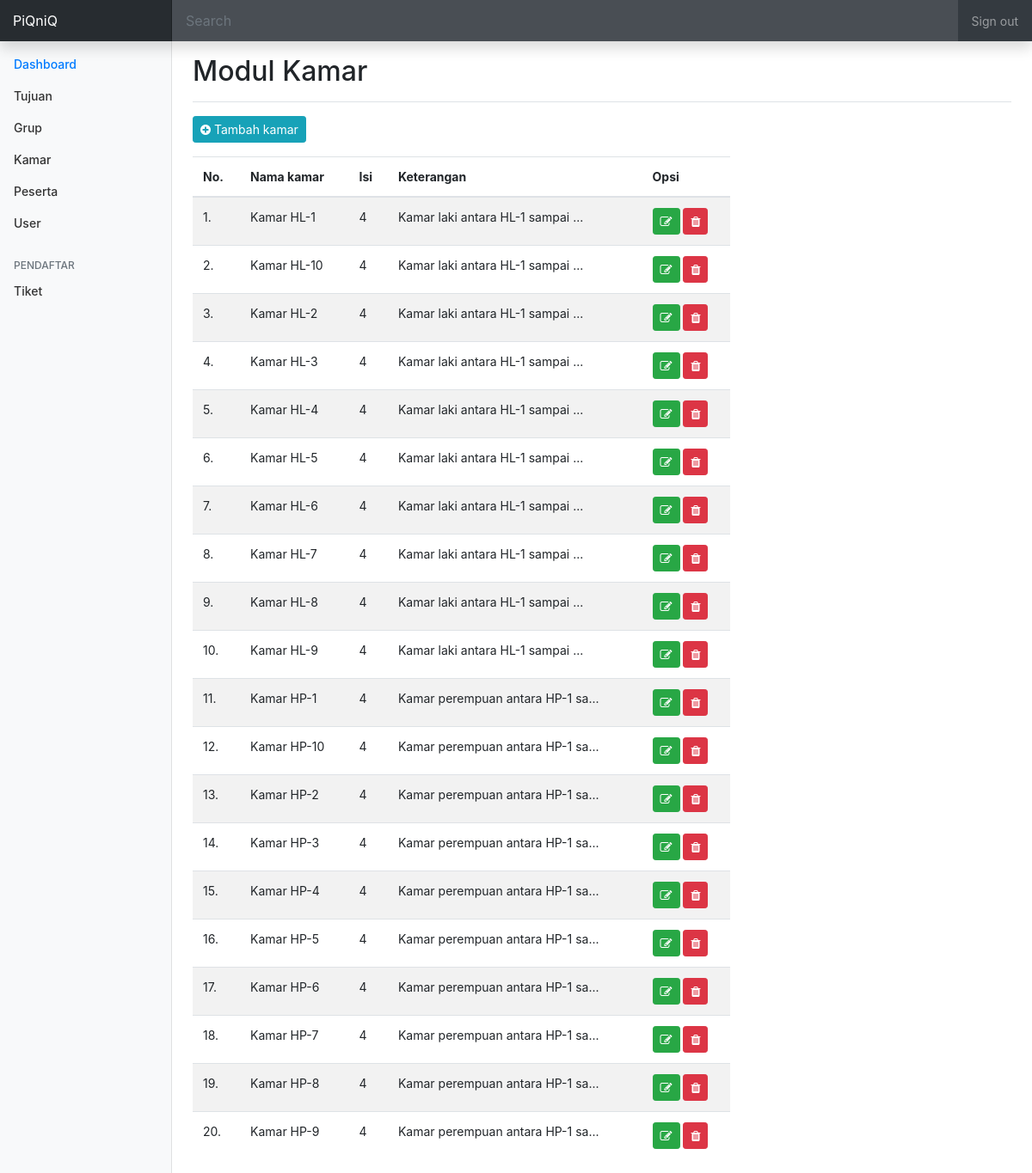
/administrator/index.php?modul=kamar (signed in), run on the app's committed database.
### tables this page shows
CREATE TABLE `kamar` (
  `kamar_id` int(11) NOT NULL,
  `nama_kamar` varchar(50) NOT NULL,
  `isi` int(4) DEFAULT '0',
  `keterangan` text NOT NULL
);

### config/config.php (called while the page is built, shortened)
<?php
class Database{
    private $host = "localhost";
    private $user = "root";
    private $pass = "Coyg2018";
    private $dbnm = "piknik";
    public $db;
    public function __construct()
    {
        if(!isset($this->db)){
            $this->db = new mysqli($this->host, $this->user, $this->pass, $this->dbnm);
        }
        return $this->db;
    }
}
?>

### administrator/action/kamar.php (called while the page is built, shortened)
<?php
require_once("action/crud.php");
$kamar = new Crud();

### administrator/action/crud.php (called while the page is built, shortened)
<?php
include "../config/config.php";
class Crud extends Database
{
    public function getData($query)
    {
        $result = $this->db->query($query);
        $rows = array();
        while ($row = $result->fetch_assoc()) {
            $rows[] = $row;
        }
        return $rows;
    }
}

### administrator/modul/kamar.php (the view, shortened to what this page needs)
<?php
require_once("action/kamar.php");
?>
<div class="row">
    <div class="col-lg-12">
        <div class="panel panel-default">
            <div class="panel-heading">
                <a href="?modul=kamar&act=tambah" class="btn btn-info btn-sm"><i class="fa fa-plus-circle" aria-hidden="true"></i> Tambah kamar</a>
            </div>
            <div class="panel-body">
                <div class="row">
                    <div class="col-lg-8">
                    <table id="dataku" class="table table-striped">
                        <thead>
                            <tr>
                                <th>No.</th>
                                <th>Nama kamar</th>
                                <th>Isi</th>
                                <th>Keterangan</th>
                                <th>Opsi</th>
                            </tr>
                        </thead>
                        <tbody>
                            <?php
                            $query = "SELECT * FROM kamar ORDER BY nama_kamar";
                            $data = $kamar->getData($query);
                            $no = 1;
                            foreach ($data as $key => $res) {
                                $ket = substr($res['keterangan'], 0,30);
                                echo'<tr class="odd gradeX">
                                <td>'.$no.'.</td>
                                <td>'.$res['nama_kamar'].'</td>
                                <td>'.$res['isi'].'</td>
                                <td>'.$ket.'...</td>
                                <td class="center">
                                    <a href="?modul=kamar&act=edit&id='.$res['kamar_id'].'" class="btn btn-success btn-sm"><i class="fa fa-edit" aria-hidden="true"></i></a>
                                    <a href="?modul=kamar&act=delete&id='.$res['kamar_id'].'" class="btn btn-danger btn-sm"><i class="fa fa-trash" aria-hidden="true"></i></a>
                                </td>
                                </tr>';
                                $no++;
                            }
                            ?>
                        </tbody>
                    </table>
                    </div>
                    <div class="col-lg-4">
                    </div>
                </div>
            </div>
        </div>
    </div>
</div>

### assets/css/dashboard.css (style rules this page uses)
body { font-size: .875rem; }

### data on the page
kamar: nama_kamar "Kamar HL-1", isi "4", keterangan "Kamar laki antara HL-1 sampai"
kamar: nama_kamar "Kamar HL-10", isi "4", keterangan "Kamar laki antara HL-1 sampai"
kamar: nama_kamar "Kamar HL-2", isi "4", keterangan "Kamar laki antara HL-1 sampai"
kamar: nama_kamar "Kamar HL-3", isi "4", keterangan "Kamar laki antara HL-1 sampai"
kamar: nama_kamar "Kamar HL-4", isi "4", keterangan "Kamar laki antara HL-1 sampai"
kamar: nama_kamar "Kamar HL-5", isi "4", keterangan "Kamar laki antara HL-1 sampai"
kamar: nama_kamar "Kamar HL-6", isi "4", keterangan "Kamar laki antara HL-1 sampai"
kamar: nama_kamar "Kamar HL-7", isi "4", keterangan "Kamar laki antara HL-1 sampai"
kamar: nama_kamar "Kamar HL-8", isi "4", keterangan "Kamar laki antara HL-1 sampai"
kamar: nama_kamar "Kamar HL-9", isi "4", keterangan "Kamar laki antara HL-1 sampai"
kamar: nama_kamar "Kamar HP-1", isi "4", keterangan "Kamar perempuan antara HP-1 sa"
kamar: nama_kamar "Kamar HP-10", isi "4", keterangan "Kamar perempuan antara HP-1 sa"
kamar: nama_kamar "Kamar HP-2", isi "4", keterangan "Kamar perempuan antara HP-1 sa"
kamar: nama_kamar "Kamar HP-3", isi "4", keterangan "Kamar perempuan antara HP-1 sa"
kamar: nama_kamar "Kamar HP-4", isi "4", keterangan "Kamar perempuan antara HP-1 sa"
kamar: nama_kamar "Kamar HP-5", isi "4", keterangan "Kamar perempuan antara HP-1 sa"
kamar: nama_kamar "Kamar HP-6", isi "4", keterangan "Kamar perempuan antara HP-1 sa"
kamar: nama_kamar "Kamar HP-7", isi "4", keterangan "Kamar perempuan antara HP-1 sa"
kamar: nama_kamar "Kamar HP-8", isi "4", keterangan "Kamar perempuan antara HP-1 sa"
kamar: nama_kamar "Kamar HP-9", isi "4", keterangan "Kamar perempuan antara HP-1 sa"

### other printed values
$_GET['modul'] "Kamar"
